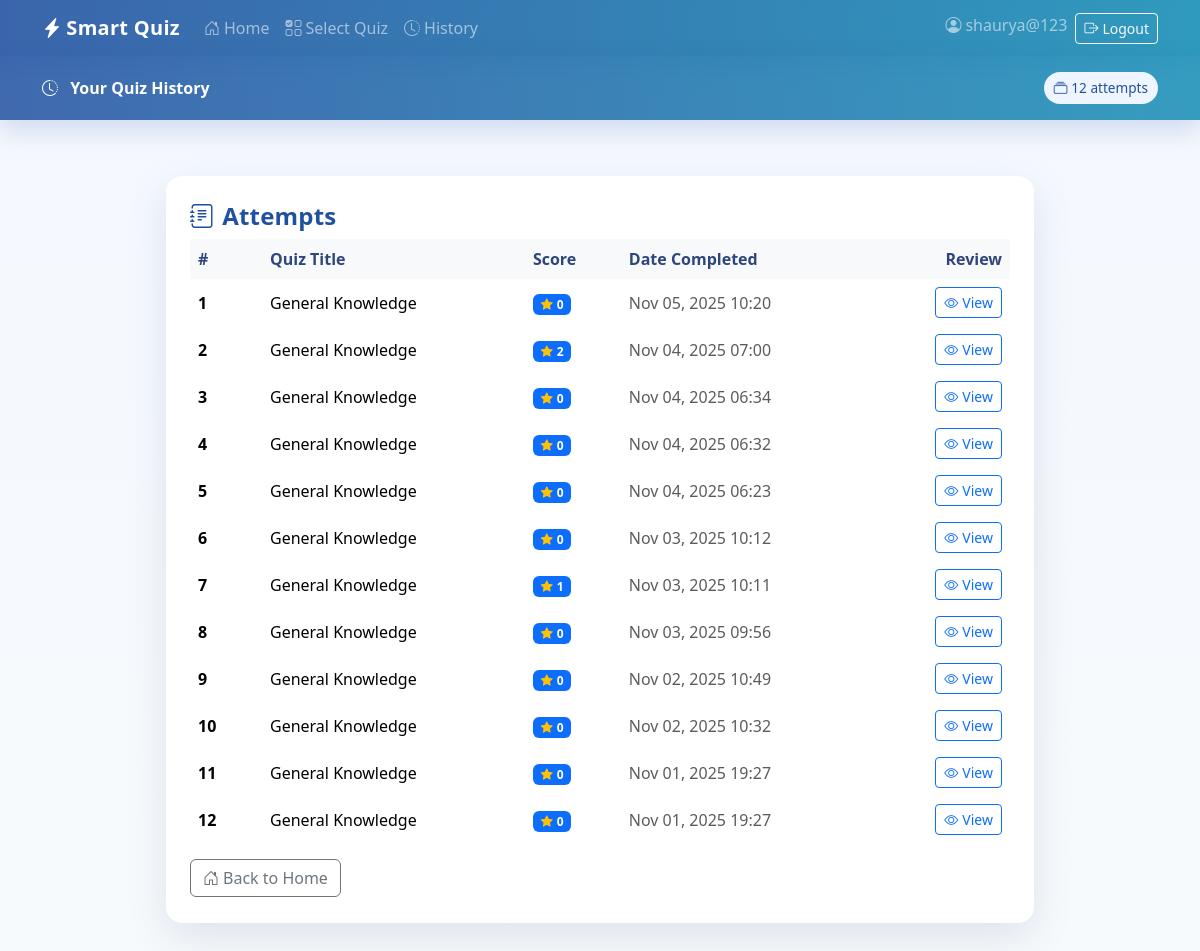
Screenshot of /quiz/history/ (signed in) with the database file from the repository.
### quiz/models.py (models this page shows, shortened)
class QuizAttempt(models.Model):
    user = models.ForeignKey(User, on_delete=models.CASCADE, related_name="attempts")
    quiz = models.ForeignKey(Quiz, on_delete=models.CASCADE, related_name="attempts")
    score = models.IntegerField(default=0)
    date_completed = models.DateTimeField(auto_now_add=True)
    started_at = models.DateTimeField(null=True, blank=True)  # optional timer
    duration_seconds = models.IntegerField(default=600)       # default duration 10min

class Quiz(models.Model):
    title = models.CharField(max_length=200, unique=True)
    description = models.TextField(blank=True)
    class Meta:
        verbose_name_plural = "Quizzes"

### quiz/views.py (the view)
# urls.py: path('history/', views.history, name='history'),
@login_required
def history(request):
    if request.user.is_staff:
        attempts = QuizAttempt.objects.all().order_by('-date_completed')
    else:
        attempts = QuizAttempt.objects.filter(user=request.user).order_by('-date_completed')
    return render(request, 'quiz/history.html', {'attempts': attempts})

### quiz/templates/quiz/history.html (shortened to what this page needs)
{% load static %}
<!DOCTYPE html>
<html>
<head>
  <link href="https://cdn.jsdelivr.net/npm/bootstrap@5.3.3/dist/css/bootstrap.min.css" rel="stylesheet">
  <link href="https://cdn.jsdelivr.net/npm/bootstrap-icons@1.11.3/font/bootstrap-icons.css" rel="stylesheet">
</head>
<body>
  {% include 'partials/navbar.html' %}
  {% include 'partials/messages.html' %}
  <div class="sq-hero py-3">
    <div class="container d-flex justify-content-between align-items-center">
      <div class="fw-semibold">
        <i class="bi bi-clock-history me-2"></i>
        {% if request.user.is_staff %}
          All Quiz Attempts
        {% else %}
          Your Quiz History
        {% endif %}
      </div>
      <span class="sq-chip"><i class="bi bi-collection me-1"></i>{{ attempts|length }} attempts</span>
    </div>
  </div>
  <div class="sq-section">
    <div class="sq-card">
      <div class="d-flex justify-content-between align-items-center mb-2">
        <h2 class="sq-title h4 mb-0"><i class="bi bi-journal-text me-2"></i>Attempts</h2>
      </div>
      <div class="table-responsive">
        <table class="table table-hover table-borderless align-middle">
          <thead class="table-light">
            <tr>
              <th style="width:72px;">#</th>
              <th>Quiz Title</th>
              <th>Score</th>
              <th>Date Completed</th>
              <th class="text-end">Review</th>
            </tr>
          </thead>
          <tbody>
            {% for attempt in attempts %}
            <tr>
              <td class="fw-semibold">{{ forloop.counter }}</td>
              <td>{{ attempt.quiz.title }}</td>
              <td>
                <span class="badge text-bg-primary">
                  <i class="bi bi-star-fill me-1 text-warning"></i>{{ attempt.score }}
                </span>
              </td>
              <td class="text-muted">{{ attempt.date_completed|date:"M d, Y H:i" }}</td>
              <td class="text-end">
                <a href="{% url 'attempt_detail' attempt.id %}" class="btn btn-sm btn-outline-primary">
                  <i class="bi bi-eye me-1"></i>View
                </a>
              </td>
            </tr>
            {% empty %}
            <tr>
              <td colspan="{% if request.user.is_staff %}6{% else %}5{% endif %}" class="text-secondary text-center py-4">
                <i class="bi bi-inboxes me-1"></i>You haven't completed any quizzes yet.
              </td>
            </tr>
            {% endfor %}
          </tbody>
        </table>
      </div>
      <div class="d-flex justify-content-between mt-3">
        <a class="btn btn-outline-secondary" href="{% url 'home' %}">
          <i class="bi bi-house-door me-1"></i>Back to Home
        </a>
      </div>
    </div>
  </div>
</body>
</html>

### templates/partials/navbar.html (shortened to what this page needs)
<nav class="navbar navbar-expand-lg navbar-dark sq-glass">
  <div class="container">
    <a class="navbar-brand fw-bold sq-brand" href="{% url 'home' %}">
      <i class="bi bi-lightning-charge-fill me-1"></i>Smart Quiz
    </a>
    <div class="collapse navbar-collapse" id="sqNav">
      <ul class="navbar-nav me-auto mb-2 mb-lg-0">
        <li class="nav-item">
          <a class="nav-link" href="{% url 'home' %}"><i class="bi bi-house-door me-1"></i>Home</a>
        </li>
        {% if user.is_staff %}
          <li class="nav-item">
            <a class="nav-link" href="/admin/"><i class="bi bi-gear me-1"></i>Admin</a>
          </li>
        {% else %}
          <li class="nav-item">
            <a class="nav-link" href="{% url 'quiz_select' %}"><i class="bi bi-ui-checks-grid me-1"></i>Select Quiz</a>
          </li>
          <li class="nav-item">
            <a class="nav-link" href="{% url 'history' %}"><i class="bi bi-clock-history me-1"></i>History</a>
          </li>
        {% endif %}
      </ul>
      <ul class="navbar-nav ms-auto">
        {% if user.is_authenticated %}
          <li class="nav-item">
            <span class="navbar-text me-2"><i class="bi bi-person-circle me-1"></i>{{ user.username }}</span>
          </li>
          <li class="nav-item">
            <form action="{% url 'logout' %}" method="post" class="d-inline">
              <button type="submit" class="btn btn-sm btn-outline-light">
                <i class="bi bi-box-arrow-right me-1"></i>Logout
              </button>
            </form>
          </li>
        {% else %}
          <li class="nav-item">
            <a class="btn btn-sm btn-light" href="{% url 'login' %}">
              <i class="bi bi-box-arrow-in-right me-1"></i>Login
            </a>
          </li>
        {% endif %}
      </ul>
    </div>
  </div>
</nav>

### quiz/templates/quiz/history.html (style rules this page uses)
:root { --sq-primary: #2050a0; --sq-accent: #148cb4; --sq-card-bg: #ffffff; --sq-bg-grad: linear-gradient(180deg, #f4f8ff 0%, #f7fafc 100%); }
body { background: var(--sq-bg-grad); }
.sq-hero { background: linear-gradient(90deg, rgba(32,80,160,.85), rgba(20,140,180,.85)); color:#fff; backdrop-filter: saturate(140%) blur(10px); -webkit-backdrop-filter: saturate(140%) blur(10px); box-shadow: 0 10px 28px rgba(32,80,160,.18); }
.sq-section { max-width: 900px; margin: 56px auto; padding: 0 16px; }
.sq-card { background: var(--sq-card-bg); border-radius: 16px; box-shadow: 0 14px 40px rgba(40,69,124,.12); padding: 26px 24px; animation: fadeInUp .55s ease both; }
.table { margin: 0; }
thead.table-light th { color:#2e467c; }
.table-hover tbody tr { transition: background-color .25s ease, transform .15s ease; }
.sq-title { color: var(--sq-primary); font-weight: 800; letter-spacing: .2px; }
.sq-chip { display:inline-block; padding:6px 10px; border-radius:999px; background:#eef5ff; color: var(--sq-primary); font-size:.85rem; }

### templates/partials/navbar.html (style rules this page uses)
.sq-glass { background: linear-gradient(90deg, rgba(32,80,160,.88), rgba(20,140,180,.88)); backdrop-filter: saturate(140%) blur(10px); -webkit-backdrop-filter: saturate(140%) blur(10px); box-shadow: 0 8px 20px rgba(28, 67, 130, .18); }
.sq-brand { letter-spacing: .3px; }

### rows the page displays
QuizAttempt: quiz "General Knowledge", score "0", date_completed "Nov 05, 2025 10:20"
QuizAttempt: quiz "General Knowledge", score "2", date_completed "Nov 04, 2025 07:00"
QuizAttempt: quiz "General Knowledge", score "0", date_completed "Nov 04, 2025 06:34"
QuizAttempt: quiz "General Knowledge", score "0", date_completed "Nov 04, 2025 06:32"
QuizAttempt: quiz "General Knowledge", score "0", date_completed "Nov 04, 2025 06:23"
QuizAttempt: quiz "General Knowledge", score "0", date_completed "Nov 03, 2025 10:12"
QuizAttempt: quiz "General Knowledge", score "1", date_completed "Nov 03, 2025 10:11"
QuizAttempt: quiz "General Knowledge", score "0", date_completed "Nov 03, 2025 09:56"
QuizAttempt: quiz "General Knowledge", score "0", date_completed "Nov 02, 2025 10:49"
QuizAttempt: quiz "General Knowledge", score "0", date_completed "Nov 02, 2025 10:32"
QuizAttempt: quiz "General Knowledge", score "0", date_completed "Nov 01, 2025 19:27"
QuizAttempt: quiz "General Knowledge", score "0", date_completed "Nov 01, 2025 19:27"

### other values shown
{{ user.username }} "shaurya@123"
{{ attempts|length }} "12"
